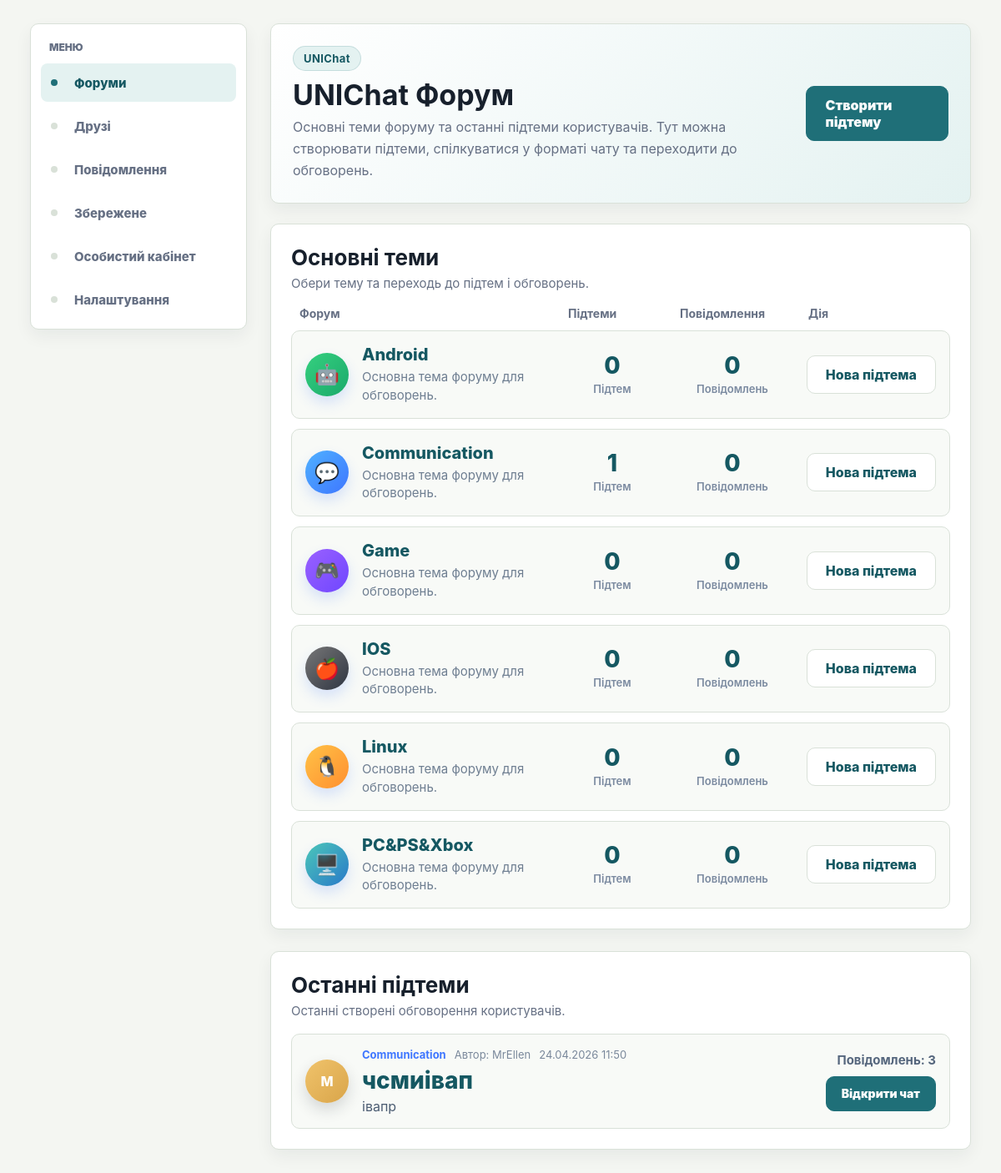
The app's page / (signed in) with its own data.
### myapp/models.py (models this page shows, shortened)
class Category(models.Model):
    name = models.CharField(max_length=100, verbose_name="Назва")
    description = models.TextField(blank=True, default="", verbose_name="Опис")
    avatar_file = models.FileField(
        upload_to="forum/category_avatars/",
        blank=True,
        null=True,
        verbose_name="Аватарка основної теми"
    )
    created_at = models.DateTimeField(auto_now_add=True, verbose_name="Створено")
    updated_at = models.DateTimeField(auto_now=True, verbose_name="Оновлено")
    class Meta:
        verbose_name = "Категорія форуму"
        verbose_name_plural = "Категорії форуму"

class Post(models.Model):
    category = models.ForeignKey(
        Category,
        on_delete=models.CASCADE,
        related_name="posts",
        verbose_name="Основна тема"
    )
    author = models.ForeignKey(
        User,
        on_delete=models.SET_NULL,
        null=True,
        blank=True,
        related_name="forum_topics",
        verbose_name="Користувач"
    )
    author_name = models.CharField(max_length=100, default="Користувач", verbose_name="Автор")
    title = models.CharField(max_length=200, verbose_name="Назва підтеми")
    content = models.TextField(verbose_name="Опис підтеми")
    avatar_file = models.FileField(
        upload_to="forum/topic_avatars/",
        blank=True,
        null=True,
        verbose_name="Аватарка підтеми"
    )
    created_at = models.DateTimeField(auto_now_add=True, verbose_name="Створено")
    updated_at = models.DateTimeField(auto_now=True, verbose_name="Оновлено")
    class Meta:
        verbose_name = "Підтема"
        verbose_name_plural = "Підтеми"

### myapp/views.py (the view)
# urls.py: path("", views.home, name="home"),
def home(request):
    context = get_base_context(request)
    categories = Category.objects.annotate(
        topics_total=Count("posts", distinct=True),
        messages_total=Count("posts__comments", distinct=True),
    ).order_by("name")
    posts = (
        Post.objects.select_related("category", "author")
        .annotate(comments_total=Count("comments", distinct=True))
        .order_by("-updated_at", "-created_at")
    )
    selected_category_id = request.GET.get("category")
    if selected_category_id and selected_category_id.isdigit():
        selected_category_id = int(selected_category_id)
        posts = posts.filter(category_id=selected_category_id)
    else:
        selected_category_id = None
    context.update(
        {
            "title": "UNIChat Forum",
            "categories": categories,
            "posts": posts,
            "latest_posts": posts,
            "recent_posts": posts,
            "selected_category_id": selected_category_id,
        }
    )
    return render(request, "myapp/home.html", context)

### myapp/i18n.py (called while the page is built)
def normalize_language(language):
    if language in SUPPORTED_LANGUAGES:
        return language
    return DEFAULT_LANGUAGE

def get_ui_text(language):
    return UI_TEXTS[normalize_language(language)]

### myapp/templates/myapp/home.html (shortened to what this page needs)
{% extends 'myapp/base.html' %}
{% block content %}
<div class="forum-home-page">
    <div class="forum-home-hero">
        <div class="forum-home-hero-left">
            <span class="forum-home-badge">UNIChat</span>
            <h1>UNIChat Форум</h1>
            <p>
                Основні теми форуму та останні підтеми користувачів.
                Тут можна створювати підтеми, спілкуватися у форматі чату
                та переходити до обговорень.
            </p>
        </div>
        <div class="forum-home-hero-right">
            {% if user.is_authenticated %}
                <a href="{% url 'create_post' %}" class="forum-primary-btn">Створити підтему</a>
            {% else %}
                <a href="{% url 'register' %}" class="forum-primary-btn">Зареєструватися</a>
            {% endif %}
        </div>
    </div>
    <div class="forum-main-card">
        <div class="forum-section-title-wrap">
            <h2>Основні теми</h2>
            <p>Обери тему та переходь до підтем і обговорень.</p>
        </div>
        <div class="forum-table-head">
            <div>Форум</div>
            <div>Підтеми</div>
            <div>Повідомлення</div>
            <div>Дія</div>
        </div>
        <div class="forum-category-list">
            {% for category in categories %}
                <div class="forum-category-row">
                    <div class="forum-category-main">
                        <div class="forum-category-icon
                            {% if 'android' in category.name|lower %}icon-android
                            {% elif 'communication' in category.name|lower %}icon-communication
                            {% elif 'game' in category.name|lower %}icon-game
                            {% elif 'ios' in category.name|lower %}icon-ios
                            {% elif 'linux' in category.name|lower %}icon-linux
                            {% elif 'pc' in category.name|lower or 'xbox' in category.name|lower or 'ps' in category.name|lower %}icon-pc
                            {% else %}icon-default{% endif %}">
                            {% if 'android' in category.name|lower %}
                                🤖
                            {% elif 'communication' in category.name|lower %}
                                💬
                            {% elif 'game' in category.name|lower %}
                                🎮
                            {% elif 'ios' in category.name|lower %}
                                🍎
                            {% elif 'linux' in category.name|lower %}
                                🐧
                            {% elif 'pc' in category.name|lower or 'xbox' in category.name|lower or 'ps' in category.name|lower %}
                                🖥️
                            {% else %}
                                📁
                            {% endif %}
                        </div>
                        <div class="forum-category-info">
                            <a href="{% url 'category_posts' category.id %}" class="forum-category-title">
                                {{ category.name }}
                            </a>
                            <div class="forum-category-desc">
                                {{ category.description|default:"Основна тема форуму для обговорень." }}
                            </div>
                        </div>
                    </div>
                    <div class="forum-category-stats">
                        <div class="forum-stat-number">{{ category.posts.count|default:"0" }}</div>
                        <div class="forum-stat-label">Підтем</div>
                    </div>
                    <div class="forum-category-stats">
                        <div class="forum-stat-number">{{ category.total_messages|default:"0" }}</div>
                        <div class="forum-stat-label">Повідомлень</div>
                    </div>
                    <div class="forum-category-action">
                        {% if user.is_authenticated %}
                            <a href="{% url 'create_post' %}?category={{ category.id }}" class="forum-secondary-btn">
                                Нова підтема
                            </a>
                        {% else %}
                            <a href="{% url 'register' %}" class="forum-secondary-btn">
                                Реєстрація
                            </a>
                        {% endif %}
                    </div>
                </div>
            {% empty %}
                <div class="forum-empty-box">
                    Поки що немає жодної основної теми.
                </div>
            {% endfor %}
        </div>
    </div>
    <div class="forum-main-card forum-latest-card">
        <div class="forum-section-title-wrap">
            <h2>Останні підтеми</h2>
            <p>Останні створені обговорення користувачів.</p>
        </div>
        <div class="forum-latest-list">
            {% if latest_posts %}
                {% for post in latest_posts %}
                    <div class="forum-latest-row">
                        <div class="forum-latest-left">
                            <div class="forum-latest-avatar">
                                {% if post.author.userprofile.avatar_file %}
                                    <img src="{{ post.author.userprofile.avatar_file.url }}" alt="avatar">
                                {% else %}
                                    {{ post.author.username|slice:":1"|upper }}
                                {% endif %}
                            </div>
                            <div class="forum-latest-info">
                                <div class="forum-latest-topline">
                                    <span class="forum-latest-category">{{ post.category.name }}</span>
                                    <span class="forum-latest-author">Автор: {{ post.author.username }}</span>
                                    <span class="forum-latest-date">{{ post.created_at|date:"d.m.Y H:i" }}</span>
                                </div>
                                <a href="{% url 'post_detail' post.id %}" class="forum-latest-title">
                                    {{ post.title }}
                                </a>
                                <div class="forum-latest-text">
                                    {{ post.content|truncatechars:110 }}
                                </div>
                            </div>
                        </div>
                        <div class="forum-latest-right">
                            <div class="forum-latest-count">
                                Повідомлень: {{ post.comments.count|default:"0" }}
                            </div>
                            <a href="{% url 'post_detail' post.id %}" class="forum-primary-btn small-btn">
                                Відкрити чат
                            </a>
                        </div>
                    </div>
                {% empty %}
                    <div class="forum-empty-box">
                        Поки що немає підтем.
                    </div>
                {% endfor %}
            {% else %}
                <div class="forum-empty-box">
                    Поки що немає підтем.
                </div>
            {% endif %}
        </div>
    </div>
</div>
{% endblock %}

### records on screen
Category: name "Android", description "Основна тема форуму для обговорень.", posts.count "0", total_messages "0"
Category: name "Communication", description "Основна тема форуму для обговорень.", posts.count "1", total_messages "0"
Category: name "Game", description "Основна тема форуму для обговорень.", posts.count "0", total_messages "0"
Category: name "IOS", description "Основна тема форуму для обговорень.", posts.count "0", total_messages "0"
Category: name "Linux", description "Основна тема форуму для обговорень.", posts.count "0", total_messages "0"
Category: name "PC&PS&Xbox", description "Основна тема форуму для обговорень.", posts.count "0", total_messages "0"
Post: author.username "M", category.name "Communication", author.username "MrEllen", created_at "24.04.2026 11:50", title "чсмиівап", content "івапр", comments.count "3"

### other values on screen
{{ ui.menu }} "МЕНЮ"
{{ ui.forums }} "Форуми"
{{ ui.friends }} "Друзі"
{{ ui.messages }} "Повідомлення"
{{ ui.saved }} "Збережене"
{{ ui.profile }} "Особистий кабінет"
{{ ui.settings }} "Налаштування"
